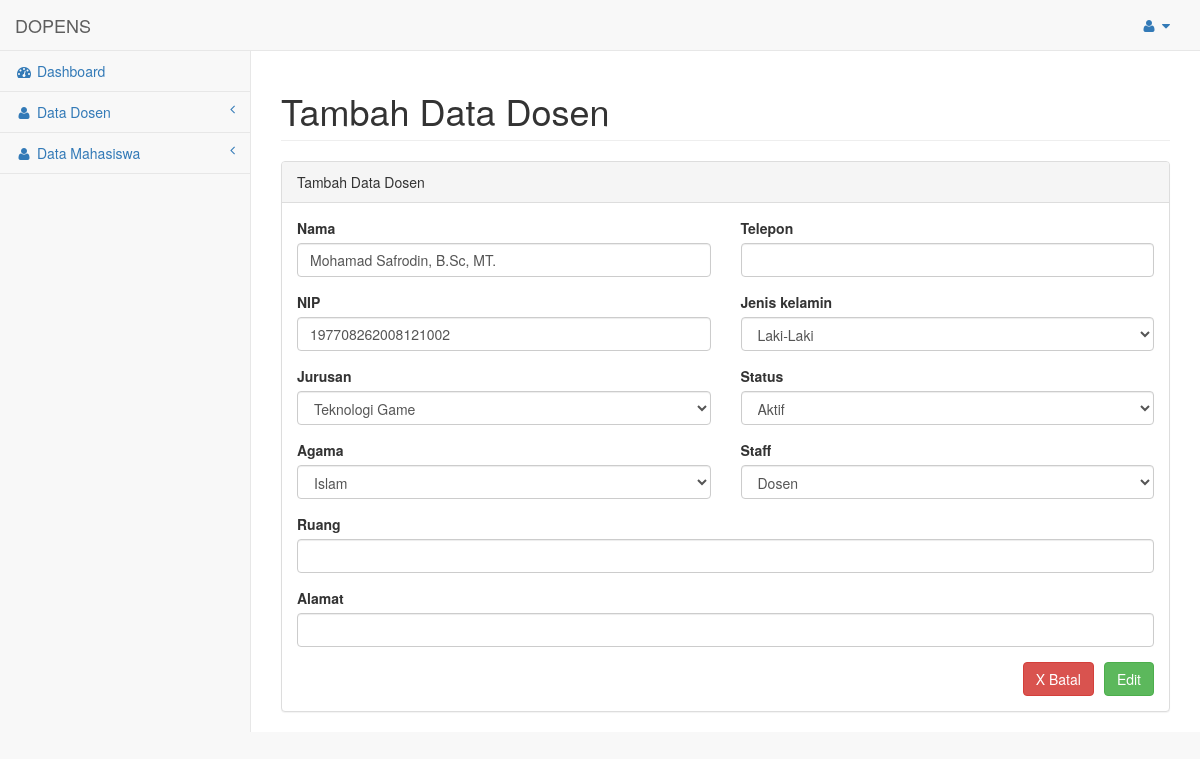
The page /pages/edit_dosen.php?id=46 on the database its author committed.
### tables this page shows
CREATE TABLE `data_dosen` (
  `id` int(11) NOT NULL,
  `nama` varchar(255) NOT NULL,
  `nip` varchar(50) NOT NULL,
  `telp` varchar(20) NOT NULL,
  `alamat` varchar(500) NOT NULL,
  `jenis_kelamin` varchar(15) NOT NULL,
  `ruang` varchar(255) NOT NULL,
  `jurusan` varchar(255) NOT NULL,
  `agama` varchar(30) NOT NULL,
  `status` varchar(30) NOT NULL,
  `staff` varchar(30) NOT NULL,
  `foto` varchar(255) NOT NULL,
  `url_foto` varchar(255) NOT NULL
);

### pages/edit_dosen.php (the view, shortened to what this page needs)
<?php
    include '../library/config.php';
    $id = $_GET['id'];
?>
<!DOCTYPE html>
<html lang="en">
<head>
    <link href="../vendor/bootstrap/css/bootstrap.min.css" rel="stylesheet">
    <link href="../vendor/metisMenu/metisMenu.min.css" rel="stylesheet">
    <link href="../dist/css/sb-admin-2.css" rel="stylesheet">
    <link href="../vendor/morrisjs/morris.css" rel="stylesheet">
    <link href="../vendor/font-awesome/css/font-awesome.min.css" rel="stylesheet" type="text/css">
</head>
<body>
    <div id="wrapper">
        <nav class="navbar navbar-default navbar-static-top" role="navigation" style="margin-bottom: 0">
            <div class="navbar-header">
                <a class="navbar-brand" href="index.php">DOPENS</a>
            </div>
            <ul class="nav navbar-top-links navbar-right">
                <li class="dropdown">
                    <a class="dropdown-toggle" data-toggle="dropdown" href="#">
                        <i class="fa fa-user fa-fw"></i> <i class="fa fa-caret-down"></i>
                    </a>
                </li>
            </ul>
            <div class="navbar-default sidebar" role="navigation">
                <div class="sidebar-nav navbar-collapse">
                    <ul class="nav" id="side-menu">
                        <li>
                            <a href="index.php"><i class="fa fa-dashboard fa-fw"></i> Dashboard</a>
                        </li>
                        <li>
                            <a href="datadosen.php"><i class="fa fa-user fa-fw"></i> Data Dosen<span class="fa arrow"></span></a>
                        </li>
                        <li>
                            <a href="datamahasiswa.php"><i class="fa fa-user fa-fw"></i> Data Mahasiswa<span class="fa arrow"></span></a>
                        </li>
                    </ul>
                </div>
            </div>
        </nav>
        <?php
            $sql = "SELECT * FROM data_dosen WHERE id='$id'";
            $result = mysqli_query($conn, $sql);
            $row = mysqli_fetch_assoc($result);
        ?>
        <div id="page-wrapper">
            <div class="row">
                <div class="col-lg-12">
                    <h1 class="page-header">Tambah Data Dosen</h1>
                </div>
            </div>
            <div class="row">
                <div class="col-lg-12">
                    <div class="panel panel-default">
                        <div class="panel-heading">
                            Tambah Data Dosen
                        </div>
                        <div class="panel-body">
                            <div class="row">
                                <form action="edit_dosen.php?id=<?php echo $row['id'] ?>" method="POST" role="form" enctype="multipart/form-data">
                                    <div class="col-lg-6">
                                        <div class="form-group">
                                            <label>Nama</label>
                                            <input class="form-control" value="<?php echo $row['nama'] ?>" name="nama" required="required">
                                        </div>
                                        <div class="form-group">
                                            <label>NIP</label>
                                            <input class="form-control" value="<?php echo $row['nip'] ?>" name="nip">
                                        </div>
                                    </div>
                                    <div class="col-lg-6">
                                        <div class="form-group">
                                            <label>Telepon</label>
                                            <input class="form-control" value="<?php echo $row['telp']; ?>" name="telp">
                                        </div>
                                        <div class="form-group">
                                            <label>Jenis kelamin</label>
                                            <select class="form-control" name="jk">
                                                <option <?php if($row['jenis_kelamin'] == 'Laki-Laki') echo 'selected = "selected"'; ?> value="Laki-Laki">Laki-Laki</option>
                                            </select>
                                        </div>
                                    </div>
                                    <div class="col-lg-6">
                                        <div class="form-group">
                                            <label>Jurusan</label>
                                            <select class="form-control" name="jurusan">
                                                <option <?php if($row['jurusan'] == 'Teknologi Game') echo 'selected = "selected"'; ?> value="Teknologi Game">Teknologi Game</option>
                                            </select>
                                        </div>
                                        <div class="form-group">
                                            <label>Agama</label>
                                            <select class="form-control" name="agama">
                                                <option <?php if($row['agama'] == 'Islam') echo 'selected = "selected"'; ?> value="Islam">Islam</option>
                                            </select>
                                        </div>
                                    </div>
                                    <div class="col-lg-6">
                                        <div class="form-group">
                                            <label>Status</label>
                                            <select class="form-control" name="status">
                                                <option <?php if($row['status'] == 'Aktif') echo 'selected = "selected"'; ?> value="Aktif">Aktif</option>
                                            </select>
                                        </div>
                                        <div class="form-group">
                                            <label>Staff</label>
                                            <select class="form-control" name="staff">
                                                <option <?php if($row['staff'] == 'Dosen') echo 'selected = "selected"'; ?> value="Dosen">Dosen</option>
                                            </select>
                                        </div>
                                    </div>
                                    <div class="col-lg-12">
                                        <div class="form-group">
                                            <label>Ruang</label>
                                            <input class="form-control" value="<?php echo $row['ruang']; ?>" name="ruang">
                                        </div>
                                    </div>
                                    <div class="col-lg-12">
                                        <div class="form-group">
                                            <label>Alamat</label>
                                            <input class="form-control" value="<?php echo $row['alamat']; ?>" name="alamat">
                                        </div>
                                    </div>
                                    <div class="col-lg-12">
                                        <input type="submit" class="btn btn-success" name="add" value="Edit" style="float: right;">
                                        <a href="datadosen.php" class="btn btn-danger" name="batal" style="float: right; margin-right: 10px;">X Batal</a>
                                    </div>
                                    <br>
                                </form>
                            </div>
                        </div>
                    </div>
                </div>
            </div>
        </div>
    </div>
</body>
</html>

### rows shown on the page
data_dosen: nama "Mohamad Safrodin, B.Sc, MT.", nip "197708262008121002", jk "Laki-Laki", jurusan "Teknologi Game", agama "Islam", status "Aktif", staff "Dosen"
